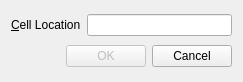
<?xml version="1.0" encoding="UTF-8"?>
<ui version="4.0">
 <class>GoToCellDialog</class>
 <widget class="QWidget" name="GoToCellDialog">
  <property name="geometry">
   <rect>
    <x>0</x>
    <y>0</y>
    <width>243</width>
    <height>82</height>
   </rect>
  </property>
  <property name="windowTitle">
   <string>Go To Cell</string>
  </property>
  <layout class="QVBoxLayout" name="verticalLayout">
   <item>
    <layout class="QHBoxLayout" name="horizontalLayout">
     <item>
      <widget class="QLabel" name="label">
       <property name="text">
        <string>&amp;Cell Location</string>
       </property>
       <property name="buddy">
        <cstring>lineEdit</cstring>
       </property>
      </widget>
     </item>
     <item>
      <widget class="QLineEdit" name="lineEdit"/>
     </item>
    </layout>
   </item>
   <item>
    <layout class="QHBoxLayout" name="horizontalLayout_2">
     <item>
      <spacer name="horizontalSpacer">
       <property name="orientation">
        <enum>Qt::Horizontal</enum>
       </property>
       <property name="sizeHint" stdset="0">
        <size>
         <width>40</width>
         <height>20</height>
        </size>
       </property>
      </spacer>
     </item>
     <item>
      <widget class="QPushButton" name="okButton">
       <property name="enabled">
        <bool>false</bool>
       </property>
       <property name="text">
        <string>OK</string>
       </property>
       <property name="default">
        <bool>true</bool>
       </property>
      </widget>
     </item>
     <item>
      <widget class="QPushButton" name="cancelButton">
       <property name="text">
        <string>Cancel</string>
       </property>
      </widget>
     </item>
    </layout>
   </item>
  </layout>
 </widget>
 <tabstops>
  <tabstop>lineEdit</tabstop>
  <tabstop>okButton</tabstop>
  <tabstop>cancelButton</tabstop>
 </tabstops>
 <resources/>
 <connections/>
</ui>
